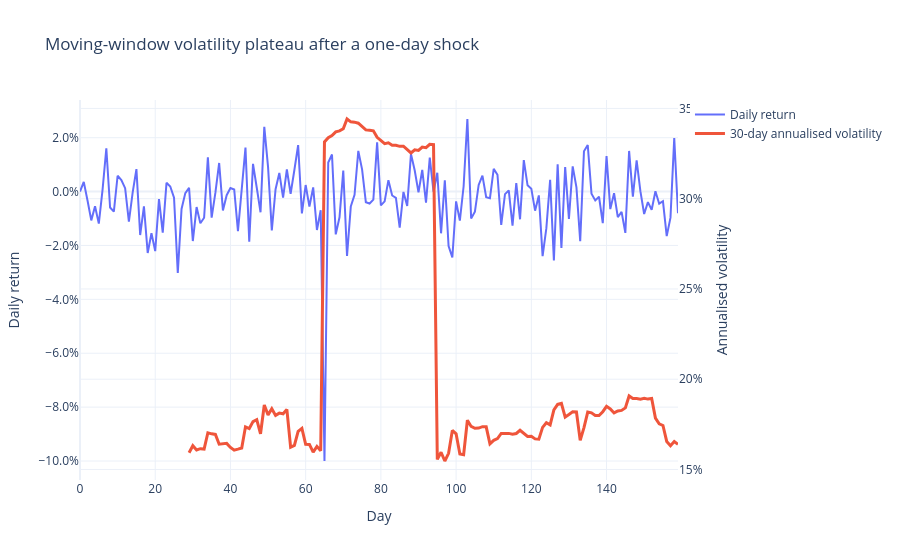

Notebook code for this chart:
### Markdown cell above
## 8. Volatility Estimation and Plateauing

A moving-window volatility estimate uses recent returns only. If one unusually large return enters the window, it can create a plateau: the estimate remains elevated until that return leaves the window.

This is a measurement artefact, not necessarily persistent market risk.

### Code cell
shock_returns = shock_return_series(seed=7)
rolling_volatility = rolling_annualised_volatility(shock_returns, window=30)

plot_volatility_plateau(shock_returns, rolling_volatility)

### Figure 1 — Plotly figure (JSON) as saved in the notebook; plotly's stock layout.template omitted (floating-point values rounded to 4 significant figures; data arrays with more than 128 entries replaced by an {"elided": "..."} marker saying what was removed)
{"data": [{"mode": "lines", "name": "Daily return", "type": "scatter", "x": {"elided": "160 int values"}, "y": {"elided": "160 float values"}, "yaxis": "y"}, {"line": {"width": 3}, "mode": "lines", "name": "30-day annualised volatility", "type": "scatter", "x": {"elided": "160 int values"}, "y": {"elided": "160 float values"}, "yaxis": "y2"}], "layout": {"hovermode": "x unified", "title": {"text": "Moving-window volatility plateau after a one-day shock"}, "xaxis": {"title": {"text": "Day"}}, "yaxis": {"tickformat": ".1%", "title": {"text": "Daily return"}}, "yaxis2": {"overlaying": "y", "side": "right", "tickformat": ".0%", "title": {"text": "Annualised volatility"}}}}
